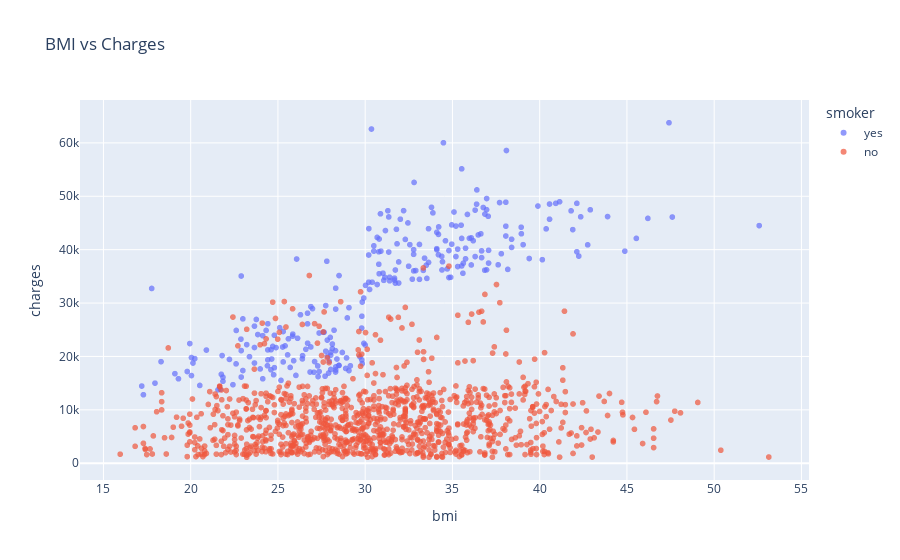

Notebook code cell kept with this figure:
### Markdown cell above
#### Observations from the above chart:-

1. The annual premium goes up linearly with age for smokers and non smokers.
2. Around 80% of Non-smokers have a medium low premium(around $17k)
- Some non-smokers do have a high insurance maybe for some accidental or fatal ailment case.

3. Around 80% of the Smokers have a medium high premium(around $25k)
   - Some Smokers incur a higher price (reasons might be same as non smokers)

### Code cell
fig_sc2 = px.scatter(meds_df, x = 'bmi', y = 'charges', color = 'smoker', hover_data=['sex'], opacity = 0.7, title = 'BMI vs Charges')
fig_sc2.update_traces(marker_size = 6)
fig_sc2.show()

### Figure 1 — Plotly figure (JSON) as saved in the notebook; plotly's stock layout.template omitted (floating-point values rounded to 4 significant figures; data arrays with more than 128 entries replaced by an {"elided": "..."} marker saying what was removed)
{"data": [{"customdata": {"elided": "274x1 str values"}, "hovertemplate": "smoker=yes<br>bmi=%{x}<br>charges=%{y}<br>sex=%{customdata[0]}<extra></extra>", "legendgroup": "yes", "marker": {"color": "#636efa", "opacity": 0.7, "size": 6, "symbol": "circle"}, "mode": "markers", "name": "yes", "showlegend": true, "type": "scattergl", "x": {"elided": "274 float values"}, "xaxis": "x", "y": {"elided": "274 float values"}, "yaxis": "y"}, {"customdata": {"elided": "1064x1 str values"}, "hovertemplate": "smoker=no<br>bmi=%{x}<br>charges=%{y}<br>sex=%{customdata[0]}<extra></extra>", "legendgroup": "no", "marker": {"color": "#EF553B", "opacity": 0.7, "size": 6, "symbol": "circle"}, "mode": "markers", "name": "no", "showlegend": true, "type": "scattergl", "x": {"elided": "1064 float values"}, "xaxis": "x", "y": {"elided": "1064 float values"}, "yaxis": "y"}], "layout": {"legend": {"title": {"text": "smoker"}, "tracegroupgap": 0}, "title": {"text": "BMI vs Charges"}, "xaxis": {"anchor": "y", "domain": [0, 1], "title": {"text": "bmi"}}, "yaxis": {"anchor": "x", "domain": [0, 1], "title": {"text": "charges"}}}}
